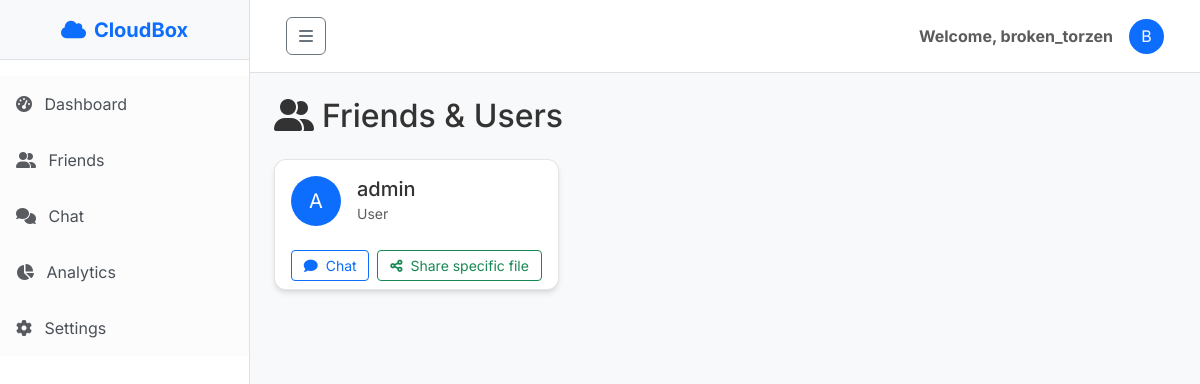
The page /friends (signed in) on the database its author committed.
### models.py (models this page shows)
class User(UserMixin, db.Model):
    id = db.Column(db.Integer, primary_key=True)
    username = db.Column(db.String(80), unique=True, nullable=False)
    password_hash = db.Column(db.String(120), nullable=False)
    is_admin = db.Column(db.Boolean, default=False)
    storage_limit = db.Column(db.Integer, default=5120) # Default 5GB
    files = db.relationship('File', backref='owner', lazy=True)
    permissions = db.relationship('Permission', backref='user', lazy=True)

### routes.py (the view)
@main.route('/friends')
@login_required
def friends():
    users = User.query.filter(User.id != current_user.id).all()
    my_files = File.query.filter_by(owner_id=current_user.id, is_folder=False).all()
    return render_template('friends.html', users=users, my_files=my_files)

### app.py (called while the page is built)
@login_manager.user_loader
def load_user(user_id):
    return User.query.get(int(user_id))

@app.context_processor
def inject_storage_usage():
    if current_user.is_authenticated:
        my_files = File.query.filter_by(owner_id=current_user.id, is_folder=False).all()
        used_bytes = sum(f.size for f in my_files)
        used_mb = round(used_bytes / (1024 * 1024), 2)
        limit_mb = getattr(current_user, 'storage_limit', 5120)
        percentage = round((used_mb / limit_mb) * 100, 1) if limit_mb > 0 else 100
        return dict(storage_used=used_mb, storage_limit=limit_mb, storage_percent=percentage)
    return dict(storage_used=0, storage_limit=5120, storage_percent=0)

### templates/friends.html (shortened to what this page needs)
{% extends "base.html" %}
{% block content %}
<div class="row">
    <div class="col-12">
        <h2 class="mb-4"><i class="fas fa-user-friends me-2"></i>Friends & Users</h2>
        <div class="row row-cols-1 row-cols-md-2 row-cols-lg-3 g-4">
            {% for user in users %}
            <div class="col">
                <div class="card h-100">
                    <div class="card-body d-flex align-items-center">
                        <div class="avatar-placeholder bg-primary text-white rounded-circle me-3 d-flex align-items-center justify-content-center flex-shrink-0"
                            style="width: 50px; height: 50px; font-size: 1.25rem;">
                            {{ user.username[0].upper() if user.username else 'U' }}
                        </div>
                        <div class="flex-grow-1">
                            <h5 class="card-title mb-0">{{ user.username }}</h5>
                            <small class="text-muted">User</small>
                        </div>
                    </div>
                    <div class="card-footer bg-transparent border-top-0 d-flex justify-content-between">
                        <a href="{{ url_for('chat.chat_view', user_id=user.id) }}"
                            class="btn btn-outline-primary btn-sm flex-grow-1 me-2">
                            <i class="fas fa-comment me-1"></i> Chat
                        </a>
                        <button class="btn btn-outline-success btn-sm flex-grow-1 share-file-btn"
                            data-user-id="{{ user.id }}" data-username="{{ user.username }}">
                            <i class="fas fa-share-alt me-1"></i> Share specific file
                        </button>
                    </div>
                </div>
            </div>
            {% endfor %}
        </div>
    </div>
</div>
{% endblock %}

### templates/base.html (shortened to what this page needs)
<!DOCTYPE html>
<html lang="en">
<head>
    <link href="https://cdn.jsdelivr.net/npm/bootstrap@5.3.0/dist/css/bootstrap.min.css" rel="stylesheet">
    <link rel="stylesheet" href="https://cdnjs.cloudflare.com/ajax/libs/font-awesome/6.0.0/css/all.min.css">
    <link rel="stylesheet" href="{{ url_for('static', filename='style.css') }}">
</head>
<body>
    <div class="d-flex" id="wrapper">
        <div class="border-end bg-white" id="sidebar-wrapper" style="min-width: 250px; min-height: 100vh;">
            <div class="sidebar-heading border-bottom bg-light d-flex align-items-center justify-content-center"
                style="height: 60px;">
                <a class="text-decoration-none fw-bold text-primary fs-5" href="{{ url_for('main.dashboard') }}">
                    <i class="fas fa-cloud me-2"></i>CloudBox
                </a>
            </div>
            <div class="list-group list-group-flush pt-3">
                <a class="list-group-item list-group-item-action list-group-item-light p-3 border-0"
                    href="{{ url_for('main.dashboard') }}">
                    <i class="fas fa-tachometer-alt me-2 text-muted"></i> Dashboard
                </a>
                <a class="list-group-item list-group-item-action list-group-item-light p-3 border-0"
                    href="{{ url_for('main.friends') }}">
                    <i class="fas fa-user-friends me-2 text-muted"></i> Friends
                </a>
                <a class="list-group-item list-group-item-action list-group-item-light p-3 border-0"
                    href="{{ url_for('chat.chat_view') }}">
                    <i class="fas fa-comments me-2 text-muted"></i> Chat
                </a>
                <a class="list-group-item list-group-item-action list-group-item-light p-3 border-0"
                    href="{{ url_for('main.analytics') }}">
                    <i class="fas fa-chart-pie me-2 text-muted"></i> Analytics
                </a>
                <a class="list-group-item list-group-item-action list-group-item-light p-3 border-0 pointer"
                    data-bs-toggle="modal" data-bs-target="#settingsModal">
                    <i class="fas fa-cog me-2 text-muted"></i> Settings
                </a>
            </div>
        </div>
        <div id="page-content-wrapper" class="w-100 bg-light">
            <nav class="navbar navbar-expand-lg navbar-light bg-white border-bottom py-3 px-4">
                <div class="container-fluid">
                    <button class="btn btn-outline-secondary" id="sidebarToggle"><i class="fas fa-bars"></i></button>
                    <div class="collapse navbar-collapse" id="navbarSupportedContent">
                        <ul class="navbar-nav ms-auto mt-2 mt-lg-0 align-items-center">
                            {% if current_user.is_authenticated %}
                            <li class="nav-item">
                                <span class="nav-link text-dark fw-bold">Welcome, {{ current_user.username }}</span>
                            </li>
                            <li class="nav-item ms-2">
                                <div class="avatar-placeholder bg-primary text-white rounded-circle d-flex align-items-center justify-content-center"
                                    style="width: 35px; height: 35px;">
                                    {{ current_user.username[0].upper() }}
                                </div>
                            </li>
                            {% else %}
                            <li class="nav-item">
                                <a class="nav-link btn btn-primary text-white px-3"
                                    href="{{ url_for('auth.login') }}">Login</a>
                            </li>
                            {% endif %}
                        </ul>
                    </div>
                </div>
            </nav>
            <div class="container-fluid p-4">
                {% block content %}{% endblock %}
            </div>
        </div>
    </div>
</body>
</html>

### static/style.css (style rules this page uses)
:root { --primary-color: #4a90e2; --secondary-color: #2c3e50; --background-light: #f8f9fa; --text-dark: #333; --card-bg: #fff; --border-color: rgba(0, 0, 0, 0.1); --input-bg: #fff; --input-border: #ced4da; --input-text: #495057; }
body { font-family: 'Inter', -apple-system, BlinkMacSystemFont, "Segoe UI", Roboto, "Helvetica Neue", Arial, sans-serif; background-color: var(--background-light); color: var(--text-dark); transition: background-color 0.3s ease, color 0.3s ease; }
.card { border: 1px solid var(--border-color); box-shadow: 0 4px 6px -1px rgba(0, 0, 0, 0.1), 0 2px 4px -1px rgba(0, 0, 0, 0.06); border-radius: 12px; background-color: var(--card-bg); color: var(--text-dark); }
.navbar { background-color: var(--card-bg) !important; border-bottom: 1px solid var(--border-color); box-shadow: none; }
.nav-link { color: var(--text-dark) !important; opacity: 0.8; transition: opacity 0.2s; }
#wrapper { overflow-x: hidden; }
#sidebar-wrapper { min-height: 100vh; margin-left: -250px; transition: margin 0.25s ease-out; }
#sidebar-wrapper .sidebar-heading { padding: 0.875rem 1.25rem; font-size: 1.2rem; }
@media (min-width: 768px) { #sidebar-wrapper { margin-left: 0; } }

### rows shown on the page
User: username "broken_torzen", username "B"
User: username "A", username "admin"
